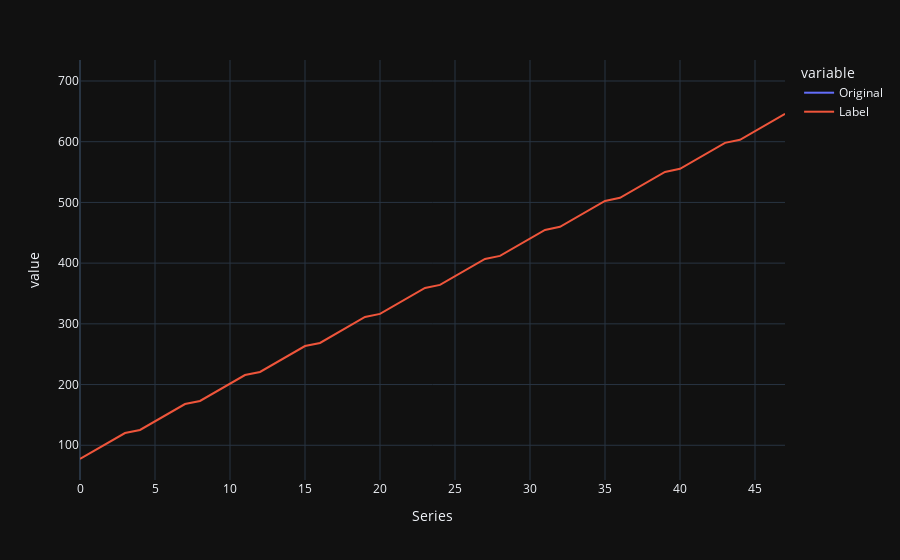

Here is the notebook cell this chart was saved with:
### Code cell
concat_df = pd.concat([data,future_df], axis=0)


fig = px.line(concat_df, x="Series", y=["Original", "Label"], template = 'plotly_dark')
fig.show()

### Figure 1 — Plotly figure (JSON) as saved in the notebook; plotly's stock layout.template omitted (floating-point values rounded to 4 significant figures)
{"data": [{"hovertemplate": "variable=Original<br>Series=%{x}<br>value=%{y}<extra></extra>", "legendgroup": "Original", "line": {"color": "#636efa", "dash": "solid"}, "marker": {"symbol": "circle"}, "mode": "lines", "name": "Original", "orientation": "v", "showlegend": true, "type": "scatter", "x": [null, null, null, null, null, null, null, null, null, null, null, null, null, null, null, null, null, null, null, null, null, null, null, null, 0, 1, 2, 3, 4, 5, 6, 7, 8, 9, 10, 11, 12, 13, 14, 15, 16, 17, 18, 19, 20, 21, 22, 23, 24, 25, 26, 27, 28, 29, 30, 31, 32, 33, 34, 35, 36, 37, 38, 39, 40, 41, 42, 43, 44, 45, 46, 47], "xaxis": "x", "y": [509, 388, 405, 343, 553, 342, 353, 293, 373, 375, 514, 649, 630, 450, 500, 700, 520, 537, 410, 159, 461.6, 415.3, 417.6, 412.6, null, null, null, null, null, null, null, null, null, null, null, null, null, null, null, null, null, null, null, null, null, null, null, null, null, null, null, null, null, null, null, null, null, null, null, null, null, null, null, null, null, null, null, null, null, null, null, null], "yaxis": "y"}, {"hovertemplate": "variable=Label<br>Series=%{x}<br>value=%{y}<extra></extra>", "legendgroup": "Label", "line": {"color": "#EF553B", "dash": "solid"}, "marker": {"symbol": "circle"}, "mode": "lines", "name": "Label", "orientation": "v", "showlegend": true, "type": "scatter", "x": [null, null, null, null, null, null, null, null, null, null, null, null, null, null, null, null, null, null, null, null, null, null, null, null, 0, 1, 2, 3, 4, 5, 6, 7, 8, 9, 10, 11, 12, 13, 14, 15, 16, 17, 18, 19, 20, 21, 22, 23, 24, 25, 26, 27, 28, 29, 30, 31, 32, 33, 34, 35, 36, 37, 38, 39, 40, 41, 42, 43, 44, 45, 46, 47], "xaxis": "x", "y": [null, null, null, null, null, null, null, null, null, null, null, null, null, null, null, null, null, null, null, null, null, null, null, null, 77.4, 91.64, 105.9, 120.1, 125.2, 139.4, 153.7, 167.9, 173.0, 187.2, 201.5, 215.7, 220.8, 235.0, 249.3, 263.5, 268.6, 282.8, 297.1, 311.3, 316.4, 330.6, 344.9, 359.1, 364.2, 378.4, 392.7, 406.9, 412.0, 426.2, 440.5, 454.7, 459.8, 474.0, 488.2, 502.5, 507.6, 521.8, 536.0, 550.3, 555.4, 569.6, 583.8, 598.1, 603.2, 617.4, 631.6, 645.9], "yaxis": "y"}], "layout": {"legend": {"title": {"text": "variable"}, "tracegroupgap": 0}, "margin": {"t": 60}, "xaxis": {"anchor": "y", "domain": [0, 1], "title": {"text": "Series"}}, "yaxis": {"anchor": "x", "domain": [0, 1], "title": {"text": "value"}}}}
